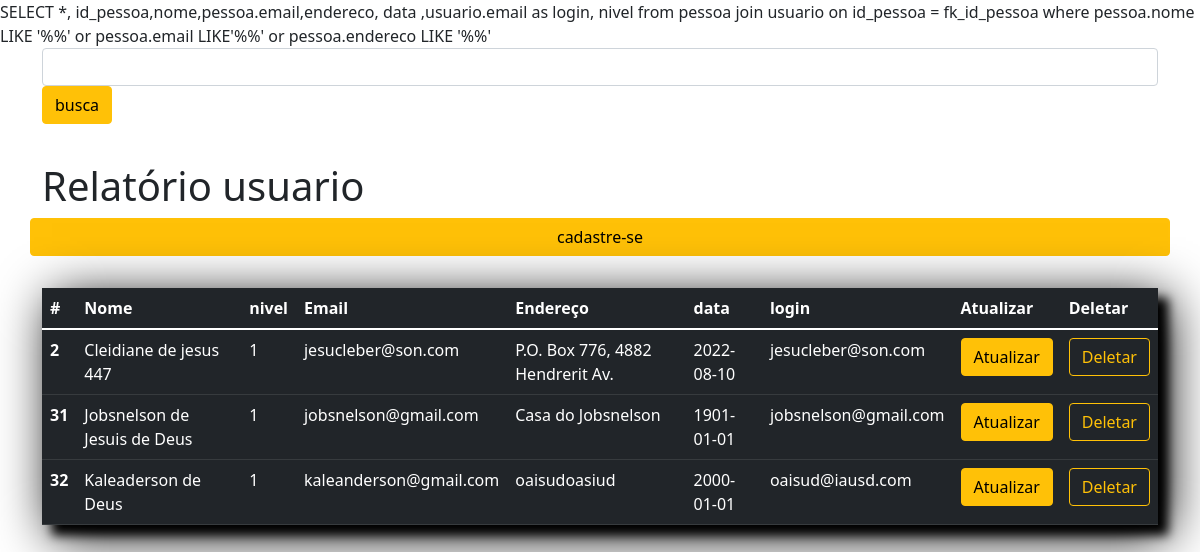
Page /modelos/relatorio_usuario.php on the committed database.
### tables this page shows
CREATE TABLE `usuario` (
  `id_usuario` int(11) NOT NULL,
  `email` varchar(250) NOT NULL,
  `senha` varchar(50) NOT NULL,
  `nivel` int(11) NOT NULL,
  `fk_id_pessoa` int(11) NOT NULL,
  `data` date NOT NULL
);

CREATE TABLE `pessoa` (
  `id_pessoa` int(11) NOT NULL,
  `nome` varchar(250) NOT NULL,
  `email` varchar(250) NOT NULL,
  `telefone` varchar(100) NOT NULL,
  `endereco` varchar(500) NOT NULL,
  `pais` varchar(100) NOT NULL
);

### modelos/relatorio_usuario.php (the view, shortened to what this page needs)
<?php
include'../include/header.php';
include'../include/database.php';
$pesquisa = '';
$consulta="SELECT  *, id_pessoa,nome,pessoa.email,endereco, data ,usuario.email as login, nivel
from pessoa join usuario on id_pessoa = fk_id_pessoa where  pessoa.nome LIKE '%{$pesquisa}%' or
pessoa.email LIKE'%{$pesquisa}%' or pessoa.endereco LIKE '%{$pesquisa}%'
";
 $query = mysqli_query($con, $consulta);
 $result =mysqli_fetch_all($query, MYSQLI_ASSOC);
?>
<body>
   <div class="container">
     <div class="row">
     <form action="" method="get">
            <div class="col-12">
               <input type="text" name="busca"
               class="form-control"/>
            </div>
            <div class="col-2">
            <button type="pesqui" name='pesqui' value='busca'
             class="btn btn-warning">busca</button>
            </div>
          </form>
            <h1  style="margin-botton:1cm;margin-top:1cm;">Relatório usuario </h1>
      <a class="btn mb-3 btn-warning float-start" href="cadastro_usuario.php">cadastre-se</a>
      <div class="col-12">
               <table class="mt-3 table table-dark" style="box-shadow:10px 10px 50px  #000000,10px 10px 10px  #000000;">
                <thead class="table table-dark table-striped">
                <tr>
                <th scope ="col">#</th>
                 <th scope ="col">Nome</th>
                 <th scope ="col">nivel</th>
                 <th scope ="col">Email</th>
                 <th scope ="col">Endereço</th>
                 <th scope ="col">data</th>
                 <th scope ="col">login</th>
                 <th scope ="col">Atualizar</th>
                 <th scope ="col">Deletar</th>
                 </tr>
                  </thead>
    <tbody>
                    <?php
  foreach($result as $pessoa){
     echo"
      <tr>
      <th scope='row'>{$pessoa['id_pessoa']}</th>
     <td>{$pessoa['nome']}</td>
     <td>{$pessoa['nivel']}</td>
     <td>{$pessoa['email']}</td>
     <td>{$pessoa['endereco']}</td>
     <td>{$pessoa['data']}</td>
     <td>{$pessoa['login']}</td>
     </td>
     <td><a class='btn btn-warning' href='update_usuario.php?var={$pessoa['id_pessoa']}'>Atualizar</a>
     </td>
     <td><a class='btn btn-outline-warning' href='deletar_usuario.php?var={$pessoa['id_pessoa']}'>Deletar</a> </td>
               </tr>";
                 }
               ?>
     </tbody>
        </table>
        </div>
     </div>
     </div>
<?php
include'../include/footer.php';
?>

### rows in the picture
usuario: fk_id_pessoa.id_pessoa "2", fk_id_pessoa.nome "Cleidiane de jesus 447", nivel "1", fk_id_pessoa.email "jesucleber@son.com", fk_id_pessoa.endereco "P.O. Box 776, 4882 Hendrerit Av.", data "2022-08-10", email "jesucleber@son.com"
usuario: fk_id_pessoa.id_pessoa "31", fk_id_pessoa.nome "Jobsnelson de Jesuis de Deus", nivel "1", fk_id_pessoa.email "jobsnelson@gmail.com", fk_id_pessoa.endereco "Casa do Jobsnelson", data "1901-01-01", email "jobsnelson@gmail.com"
usuario: fk_id_pessoa.id_pessoa "32", fk_id_pessoa.nome "Kaleaderson de Deus", nivel "1", fk_id_pessoa.email "kaleanderson@gmail.com", fk_id_pessoa.endereco "oaisudoasiud", data "2000-01-01", email "oaisud@iausd.com"
